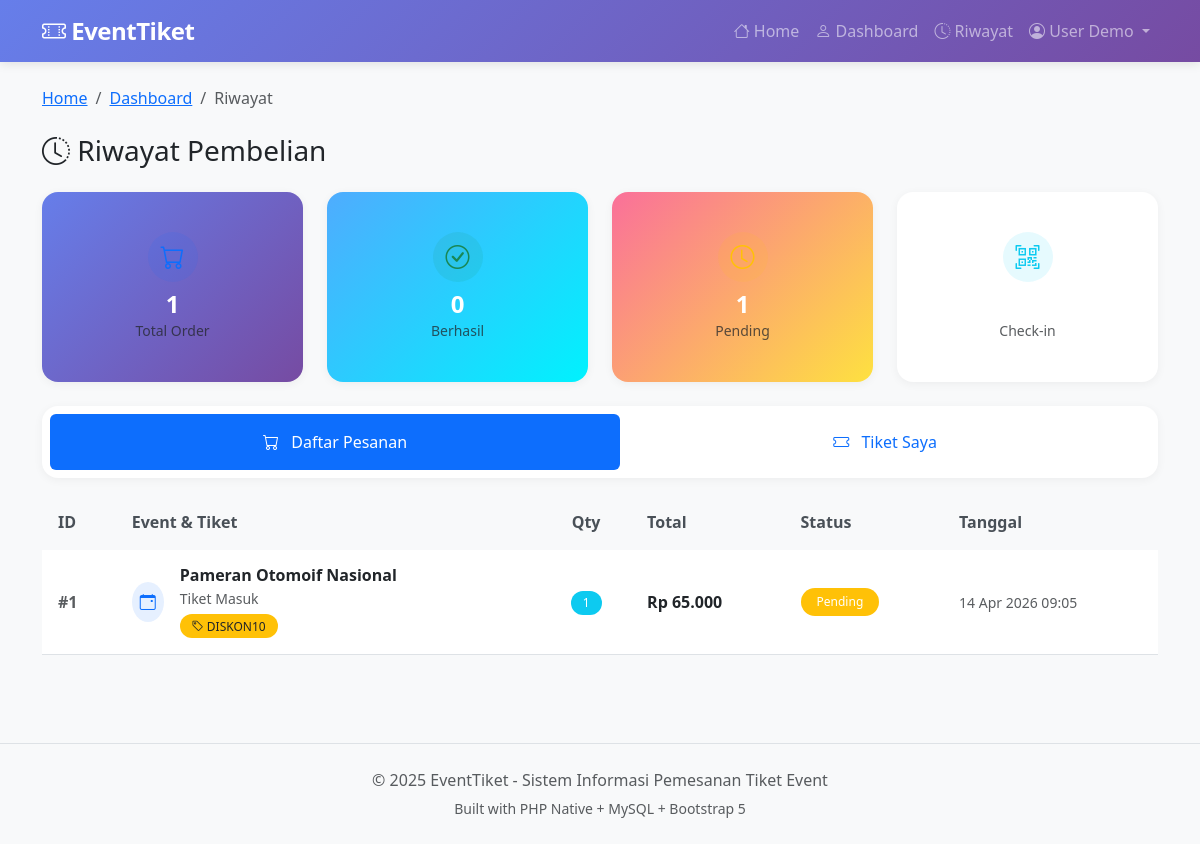
The app's page /index.php?p=riwayat (signed in) with its own data.
### tables this page shows
CREATE TABLE `orders` (
  `id_order` int NOT NULL,
  `id_user` int DEFAULT NULL,
  `tanggal_order` datetime DEFAULT CURRENT_TIMESTAMP,
  `total` int NOT NULL,
  `status` enum('pending','paid','cancel') DEFAULT 'pending',
  `id_voucher` int DEFAULT NULL
);

CREATE TABLE `event` (
  `id_event` int NOT NULL,
  `nama_event` varchar(150) NOT NULL,
  `tanggal` date NOT NULL,
  `id_venue` int DEFAULT NULL
);

CREATE TABLE `tiket` (
  `id_tiket` int NOT NULL,
  `id_event` int DEFAULT NULL,
  `nama_tiket` varchar(50) NOT NULL,
  `harga` int NOT NULL,
  `kuota` int NOT NULL
);

CREATE TABLE `voucher` (
  `id_voucher` int NOT NULL,
  `kode_voucher` varchar(20) NOT NULL,
  `potongan` int NOT NULL,
  `kuota` int DEFAULT '0',
  `status` enum('aktif','nonaktif') DEFAULT 'aktif'
);

CREATE TABLE `order_detail` (
  `id_detail` int NOT NULL,
  `id_order` int DEFAULT NULL,
  `id_tiket` int DEFAULT NULL,
  `qty` int NOT NULL,
  `subtotal` int NOT NULL
);

### pages/riwayat.php (the view, shortened to what this page needs)
<?php
$user_id = $_SESSION['id_user'];
$query = mysqli_query($conn, "SELECT o.*, od.qty, t.nama_tiket, e.nama_event, e.tanggal, v.kode_voucher, v.potongan
    FROM orders o
    JOIN order_detail od ON o.id_order = od.id_order
    JOIN tiket t ON od.id_tiket = t.id_tiket
    JOIN event e ON t.id_event = e.id_event
    LEFT JOIN voucher v ON o.id_voucher = v.id_voucher
    WHERE o.id_user = $user_id
    ORDER BY o.tanggal_order DESC");
$total_order = mysqli_fetch_assoc(mysqli_query($conn, "SELECT COUNT(*) as total FROM orders WHERE id_user = $user_id"))['total'];
$berhasil = mysqli_fetch_assoc(mysqli_query($conn, "SELECT COUNT(*) as total FROM orders WHERE id_user = $user_id AND status = 'paid'"))['total'];
$pending = mysqli_fetch_assoc(mysqli_query($conn, "SELECT COUNT(*) as total FROM orders WHERE id_user = $user_id AND status = 'pending'"))['total'];
$sudah_checkin = mysqli_fetch_assoc(mysqli_query($conn, "SELECT COUNT(*) as total FROM attendee a JOIN order_detail od ON a.id_detail = od.id_detail JOIN orders o ON od.id_order = o.id_order WHERE o.id_user = $user_id AND a.status_checkin = 'sudah'"))['total'];
?>
<div class="container py-4">
    <nav aria-label="breadcrumb" class="mb-4">
        <ol class="breadcrumb">
            <li class="breadcrumb-item"><a href="?p=home">Home</a></li>
            <li class="breadcrumb-item"><a href="?p=dashboard_user">Dashboard</a></li>
            <li class="breadcrumb-item active">Riwayat</li>
        </ol>
    </nav>
    <h3 class="mb-4"><i class="bi bi-clock-history"></i> Riwayat Pembelian</h3>
    <div class="row g-4 mb-4">
        <div class="col-md-3">
            <div class="card stat-card primary h-100">
                <div class="card-body text-center">
                    <div class="bg-primary bg-opacity-10 rounded-circle d-inline-flex align-items-center justify-content-center mb-2" style="width: 50px; height: 50px;">
                        <i class="bi bi-cart fs-4 text-primary"></i>
                    </div>
                    <h4 class="fw-bold mb-0"><?= $total_order ?></h4>
                    <small class="text-muted">Total Order</small>
                </div>
            </div>
        </div>
        <div class="col-md-3">
            <div class="card stat-card success h-100">
                <div class="card-body text-center">
                    <div class="bg-success bg-opacity-10 rounded-circle d-inline-flex align-items-center justify-content-center mb-2" style="width: 50px; height: 50px;">
                        <i class="bi bi-check-circle fs-4 text-success"></i>
                    </div>
                    <h4 class="fw-bold mb-0"><?= $berhasil ?></h4>
                    <small class="text-muted">Berhasil</small>
                </div>
            </div>
        </div>
        <div class="col-md-3">
            <div class="card stat-card warning h-100">
                <div class="card-body text-center">
                    <div class="bg-warning bg-opacity-10 rounded-circle d-inline-flex align-items-center justify-content-center mb-2" style="width: 50px; height: 50px;">
                        <i class="bi bi-clock fs-4 text-warning"></i>
                    </div>
                    <h4 class="fw-bold mb-0"><?= $pending ?></h4>
                    <small class="text-muted">Pending</small>
                </div>
            </div>
        </div>
        <div class="col-md-3">
            <div class="card stat-card info h-100">
                <div class="card-body text-center">
                    <div class="bg-info bg-opacity-10 rounded-circle d-inline-flex align-items-center justify-content-center mb-2" style="width: 50px; height: 50px;">
                        <i class="bi bi-qr-code-scan fs-4 text-info"></i>
                    </div>
                    <h4 class="fw-bold mb-0"><?= $sudah_checkin ?></h4>
                    <small class="text-muted">Check-in</small>
                </div>
            </div>
        </div>
    </div>
    <div class="card mb-3">
        <div class="card-body p-2">
            <ul class="nav nav-pills nav-fill" id="riwayatTab" role="tablist">
                <li class="nav-item" role="presentation">
                    <button class="nav-link active py-3" id="order-tab" data-bs-toggle="tab" data-bs-target="#order" type="button">
                        <i class="bi bi-cart me-2"></i> Daftar Pesanan
                    </button>
                </li>
                <li class="nav-item" role="presentation">
                    <button class="nav-link py-3" id="tiket-tab" data-bs-toggle="tab" data-bs-target="#tiket" type="button">
                        <i class="bi bi-ticket me-2"></i> Tiket Saya
                    </button>
                </li>
            </ul>
        </div>
    </div>
    <div class="tab-content" id="riwayatTabContent">
        <div class="tab-pane fade show active" id="order" role="tabpanel">
            <?php if (mysqli_num_rows($query) > 0): ?>
                <div class="table-responsive">
                    <table class="table table-hover align-middle">
                        <thead>
                            <tr>
                                <th>ID</th>
                                <th>Event & Tiket</th>
                                <th class="text-center">Qty</th>
                                <th>Total</th>
                                <th>Status</th>
                                <th>Tanggal</th>
                            </tr>
                        </thead>
                        <tbody>
                            <?php mysqli_data_seek($query, 0); while ($row = mysqli_fetch_assoc($query)):
                                $badge_class = $row['status'] == 'paid' ? 'success' : ($row['status'] == 'pending' ? 'warning' : 'danger');
                            ?>
                                <tr>
                                    <td class="fw-bold text-muted">#<?= $row['id_order'] ?></td>
                                    <td>
                                        <div class="d-flex align-items-center">
                                            <div class="bg-primary bg-opacity-10 rounded-circle p-2 me-3">
                                                <i class="bi bi-calendar-event text-primary"></i>
                                            </div>
                                            <div>
                                                <h6 class="mb-0 fw-bold"><?= htmlspecialchars($row['nama_event'] ?? '-') ?></h6>
                                                <small class="text-muted"><?= htmlspecialchars($row['nama_tiket'] ?? '-') ?></small>
                                                <?php if ($row['kode_voucher']): ?>
                                                    <br><span class="badge bg-warning text-dark mt-1"><i class="bi bi-tag"></i> <?= $row['kode_voucher'] ?></span>
                                                <?php endif; ?>
                                            </div>
                                        </div>
                                    </td>
                                    <td class="text-center"><span class="badge bg-info"><?= $row['qty'] ?></span></td>
                                    <td class="fw-bold">Rp <?= number_format($row['total'], 0, ',', '.') ?></td>
                                    <td><span class="badge bg-<?= $badge_class ?> px-3 py-2"><?= ucfirst($row['status']) ?></span></td>
                                    <td><small class="text-muted"><?= date('d M Y H:i', strtotime($row['tanggal_order'])) ?></small></td>
                                </tr>
                            <?php endwhile; ?>
                        </tbody>
                    </table>
                </div>
            <?php endif; ?>
        </div>
        </div>
    </div>

### includes/header.php (style rules this page uses)
:root { --primary-gradient: linear-gradient(135deg, #667eea 0%, #764ba2 100%); --secondary-gradient: linear-gradient(135deg, #f093fb 0%, #f5576c 100%); --success-gradient: linear-gradient(135deg, #4facfe 0%, #00f2fe 100%); --warning-gradient: linear-gradient(135deg, #fa709a 0%, #fee140 100%); }
body { font-family: 'Segoe UI', Tahoma, Geneva, Verdana, sans-serif; background-color: #f8f9fa; }
.nav-link { font-weight: 500; transition: all 0.3s ease; }
.stat-card { border: none; border-radius: 16px; padding: 1.5rem; color: white; transition: all 0.3s ease; }
.stat-card.primary { background: var(--primary-gradient); }
.stat-card.success { background: var(--success-gradient); }
.stat-card.warning { background: var(--warning-gradient); }
.table thead th { background: #f8f9fa; border: none; font-weight: 600; color: #495057; padding: 1rem; }
.table tbody td { padding: 1rem; vertical-align: middle; }
.badge { padding: 0.5em 1em; border-radius: 20px; font-weight: 500; }
.breadcrumb { background: none; padding: 0; }
.card { border: none; border-radius: 16px; box-shadow: 0 2px 10px rgba(0, 0, 0, 0.05); }

### records on screen
orders: id_order "1", event.nama_event "Pameran Otomoif Nasional", tiket.nama_tiket "Tiket Masuk", id_voucher.kode_voucher "DISKON10", order_detail.qty "1", total "65.000", status "Pending", tanggal_order "14 Apr 2026 09:05"

### other values on screen
$_SESSION['nama'] "User Demo"
$total_order "1"
$berhasil "0"
$pending "1"
